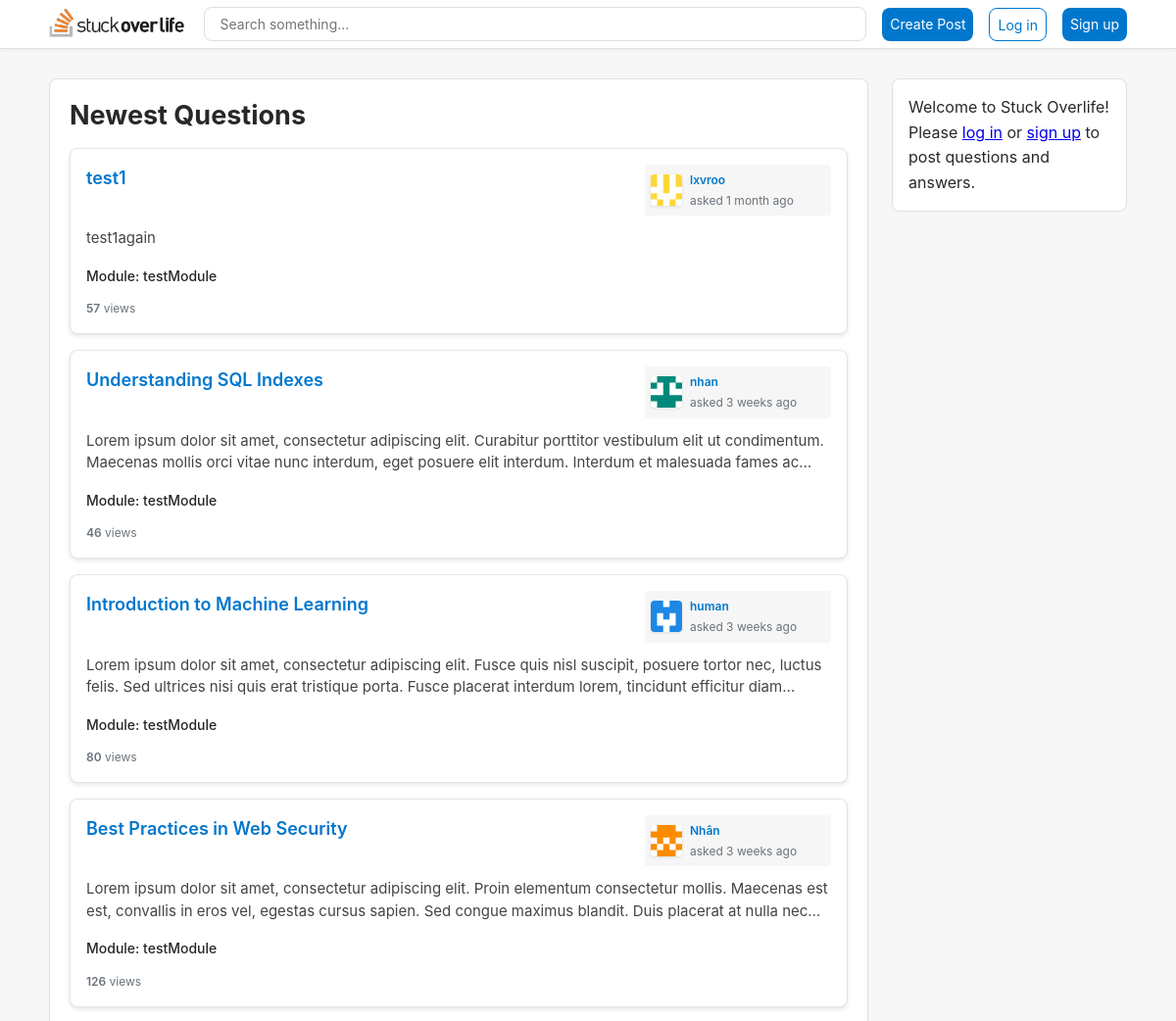
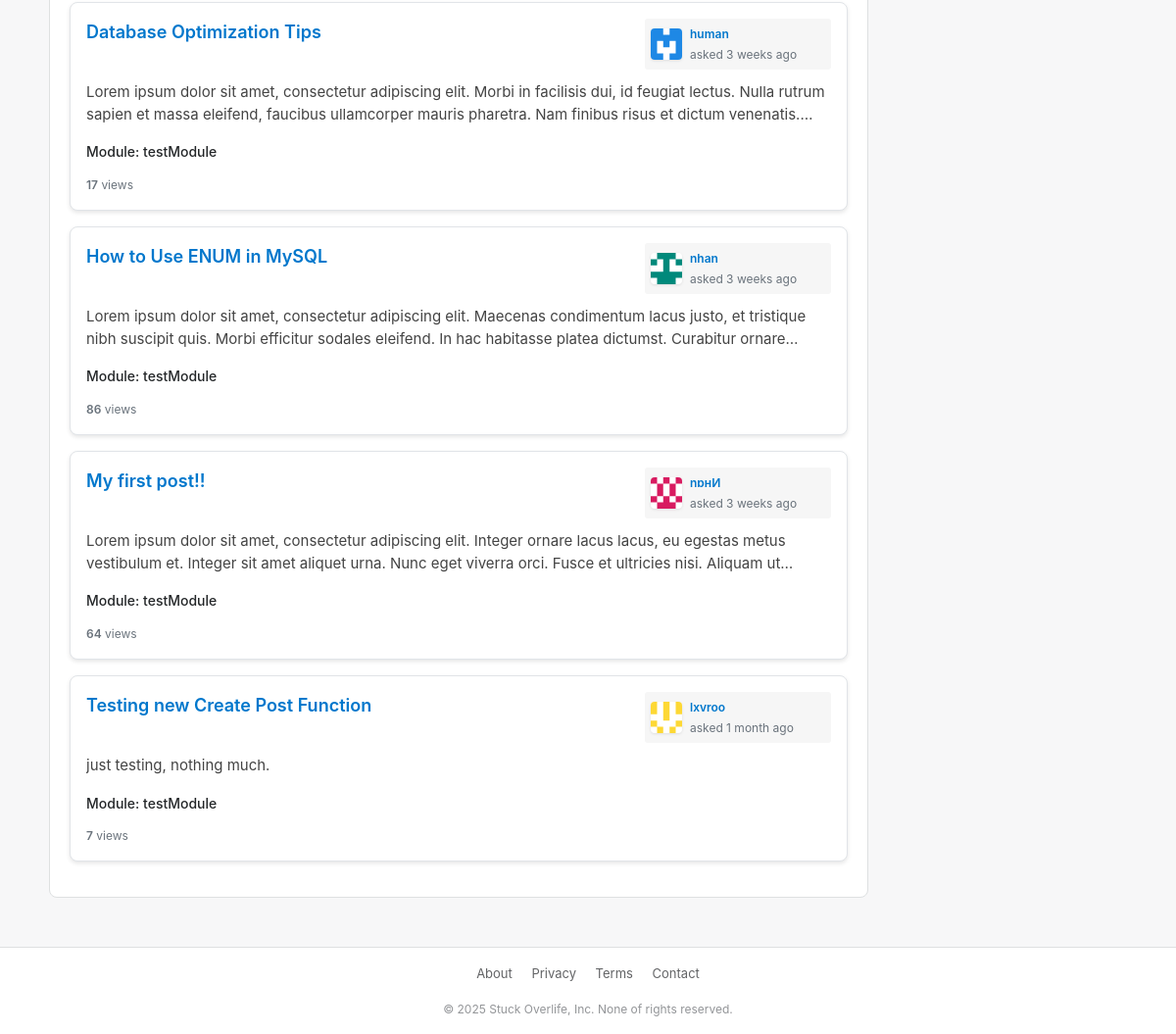
Before: / with the older database file (2 pictures, top to bottom).
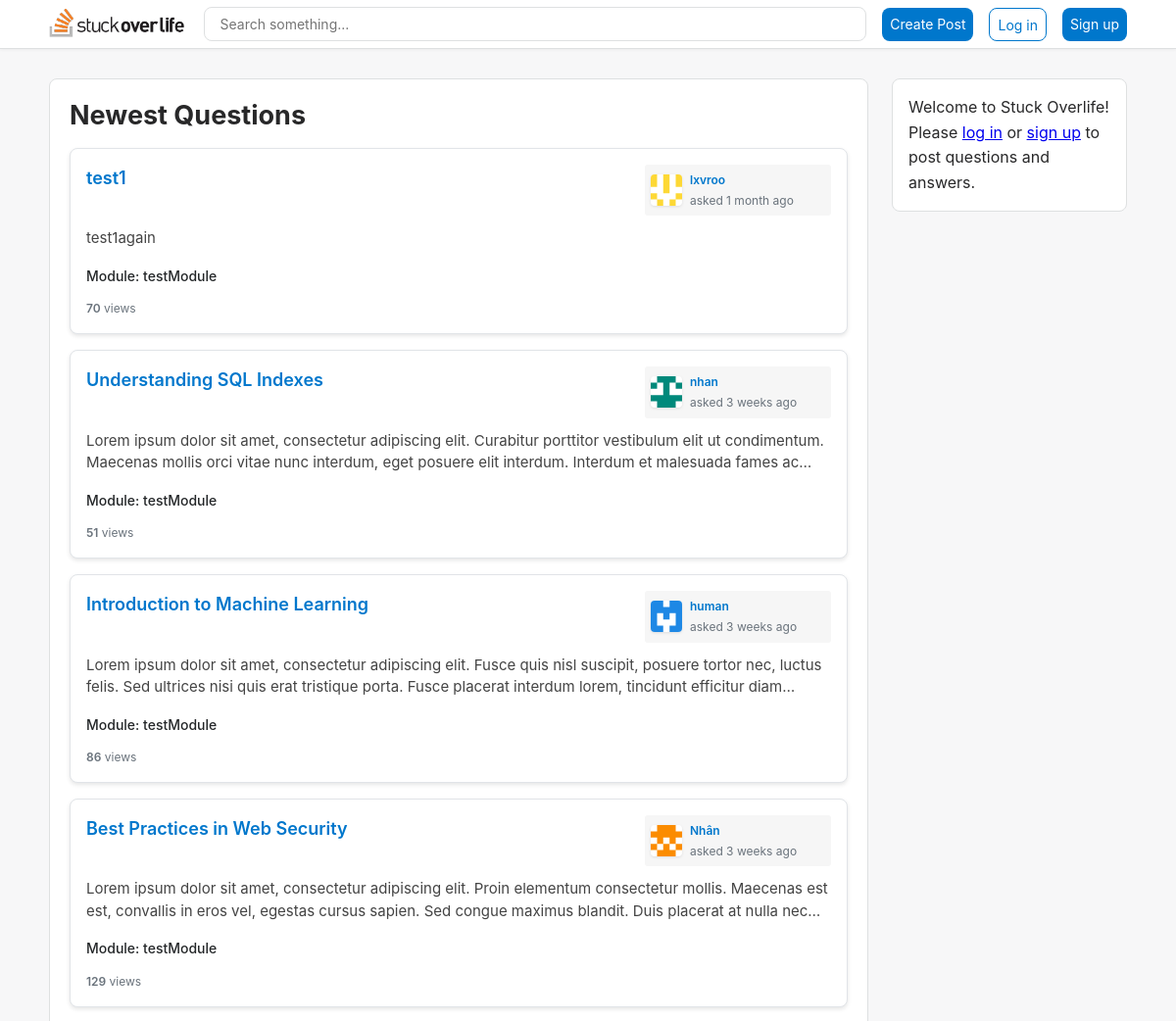
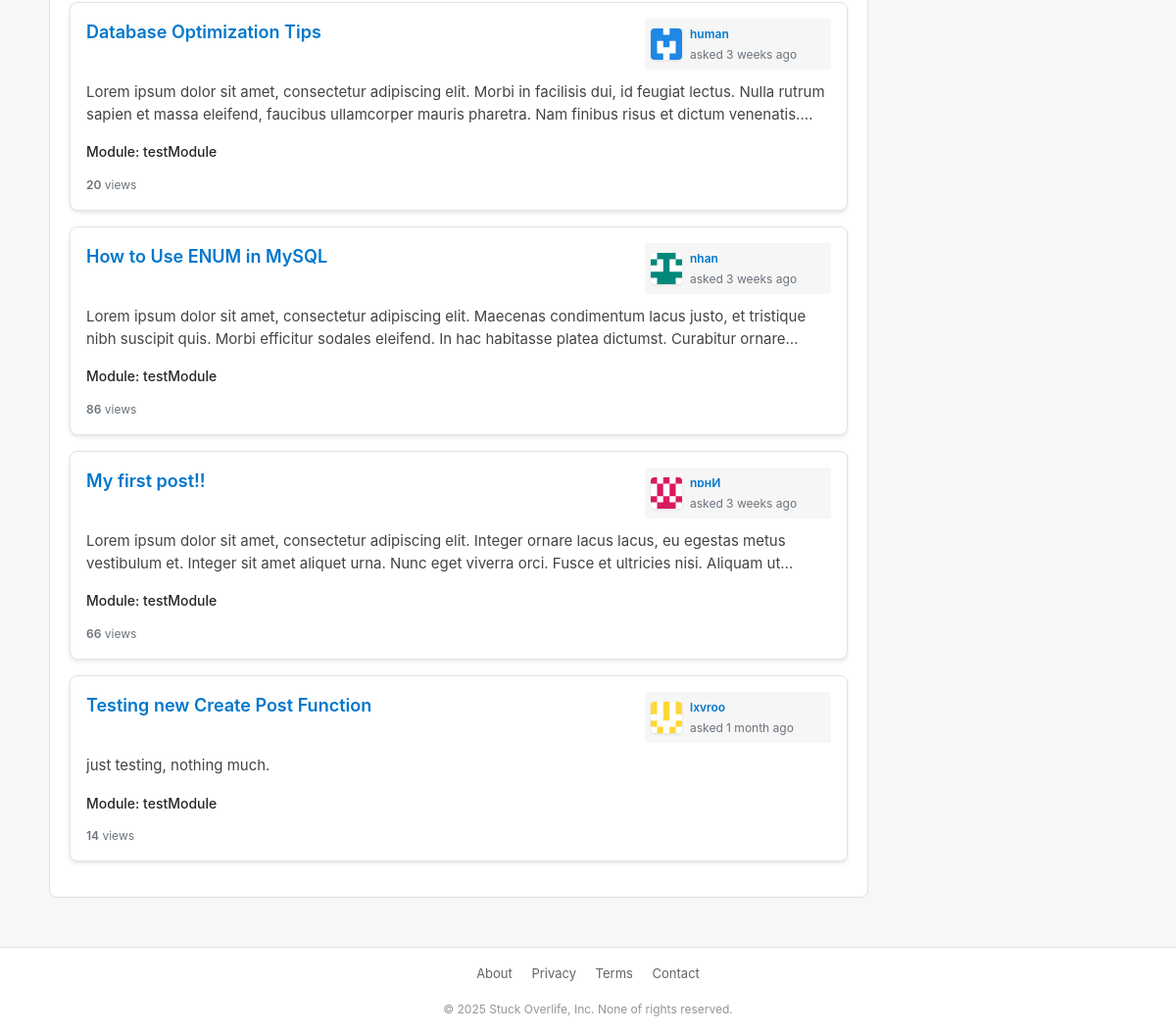
After: the same page with the newer database file (2 pictures, top to bottom).
### tables this page shows
CREATE TABLE `posts` (
  `PostID` int(11) NOT NULL,
  `title` varchar(255) NOT NULL,
  `content` text NOT NULL,
  `ModuleID` int(11) NOT NULL,
  `UserID` int(11) NOT NULL,
  `createdAt` datetime NOT NULL DEFAULT current_timestamp(),
  `updatedAt` datetime NOT NULL DEFAULT current_timestamp() ON UPDATE current_timestamp(),
  `AssetID` int(11) DEFAULT NULL,
  `viewCount` int(11) DEFAULT 0,
  `voteCount` int(11) DEFAULT 0
);

CREATE TABLE `user` (
  `UserID` int(11) NOT NULL,
  `username` varchar(255) NOT NULL,
  `firstname` varchar(100) NOT NULL,
  `lastname` varchar(100) NOT NULL,
  `password` varchar(255) NOT NULL DEFAULT '',
  `avatar` varchar(100) DEFAULT NULL,
  `dob` date DEFAULT NULL,
  `bio` text DEFAULT NULL,
  `status` enum('Active','Blocked','Banned','Archived','Unknown') NOT NULL DEFAULT 'Active',
  `role` enum('user','admin') NOT NULL DEFAULT 'user',
  `createdAt` datetime NOT NULL DEFAULT current_timestamp()
);

CREATE TABLE `modules` (
  `ModuleID` int(11) NOT NULL,
  `moduleName` varchar(255) NOT NULL,
  `description` varchar(255) NOT NULL
);

### includes/functions.php (called while the page is built, shortened)
<?php
    function query($pdo, $sql, $parameters = []) {
        $query = $pdo->prepare($sql);
        $query->execute($parameters);
        return $query;
    }
    function timeAgo($datetime, $full = false) {
        static $now = null;
        try {
            if ($now === null) {
                $now = new DateTime();
            }
            $then = new DateTime($datetime);
            $diff = (array) $now->diff($then);
            $diff['w'] = floor($diff['d'] / 7);
            $diff['d'] -= $diff['w'] * 7;
            $string = array(
                'y' => 'year',
                'm' => 'month',
                'w' => 'week',
                'd' => 'day',
                'h' => 'hour',
                'i' => 'minute',
                's' => 'second',
            );
            foreach($string as $k => &$v) {
                if ($diff[$k]) {
                    $v = $diff[$k] . ' ' . $v . ($diff[$k] > 1 ? 's' : '');
                } else {
                    unset($string[$k]);
                }
            }
            if (!$full) $string = array_slice($string, 0, 1);
            return $string ? implode(', ', $string) . ' ago' : 'just now';
        } catch (Exception $e) {
            error_log('Error in timeAgo function: ' . $e->getMessage());
            return 'unknown time';
        }
    }
    function allPosts($pdo){
        $posts = query($pdo, 'SELECT * FROM posts
        INNER JOIN user ON posts.userid = user.userid
        INNER JOIN modules ON posts.moduleid = modules.moduleid');
        return $posts->fetchAll();
    }
    function getUserByPost($pdo, $id) {
        $parameters = [':id' => $id];
        $query = query($pdo, 'SELECT u.* FROM user u
                              INNER JOIN posts p ON u.UserID = p.UserID
                              WHERE p.PostID = :id', $parameters);
        return $query->fetch();
    }
?>

### index.php (called while the page is built, shortened)
<?php
    try {
        include './includes/db.php';
        include './includes/functions.php';
        $posts = allPosts($pdo);
        include './views/home.html.php';
    } catch (PDOException $e) {
        $title = 'An error has occurred';
        $output = 'Database error: ' . $e->getMessage();
    }
    include './views/layout.html.php';
?>

### views/home.html.php (the view, shortened to what this page needs)
<?php foreach($posts as $post): ?>
    <div class="post">
        <div class="post-with-votes">
            <div class="post-main">
                <div class="post-header">
                    <a class="post-title" href="/coursework/models/posts.php?id=<?= $post['PostID'] ?>"><?= htmlspecialchars($post['title'], ENT_QUOTES, 'UTF-8') ?></a>
                    <div class="user-info">
                        <div class="user-avatar">
                            <?php
                                $author = getUserByPost($pdo, $post['PostID']);
                                $avatar = htmlspecialchars($author['avatar'], ENT_QUOTES, 'UTF-8');
                            ?>
                            <img height="32px" src="/coursework/assets/images/random_pfp/<?= $avatar ?>" alt="User avatar">
                        </div>
                        <div class="user-info-details">
                            <a href="/coursework/models/profile.php?user_id=<?= htmlspecialchars($post['UserID'], ENT_QUOTES, 'UTF-8') ?>" class="user-name"><?= htmlspecialchars($post['username'], ENT_QUOTES, 'UTF-8') ?></a>
                            <span class="user-reputation">asked <?= timeAgo($post['createdAt']) ?></span>
                        </div>
                    </div>
                </div>
                <div class="post-content post-preview">
                    <?php
                    $content = strip_tags(htmlspecialchars($post['content'], ENT_QUOTES, 'UTF-8'));
                    $lines = explode("\n", $content);
                    $preview = array_slice($lines, 0, 2);
                    $preview = implode("\n", $preview);
                    if (count($lines) > 2 || strlen($content) > strlen($preview)) {
                        $preview = trim($preview) . '...';
                    }
                    echo $preview;
                    ?>
                </div>
                <div class="post-module">
                    Module: <?= htmlspecialchars($post['moduleName'], ENT_QUOTES, 'UTF-8') ?>
                </div>
                <div class="post-stats">
                    <div class="post-stat">
                        <span class="post-stat-value"><?= htmlspecialchars($post['viewCount'], ENT_QUOTES, 'UTF-8') ?></span> views
                    </div>
                </div>
            </div>
        </div>
    </div>
<?php endforeach; ?>

Changed rows visible on the page:
changed posts "test1": viewCount "57" → "70"
changed posts "Understanding SQL Indexes": viewCount "46" → "51"
changed posts "Introduction to Machine Learning": viewCount "80" → "86"
changed posts "Best Practices in Web Security": viewCount "126" → "129"
changed posts "Database Optimization Tips": viewCount "17" → "20"
changed posts "My first post!!": viewCount "64" → "66"
changed posts "Testing new Create Post Function": viewCount "7" → "14"
